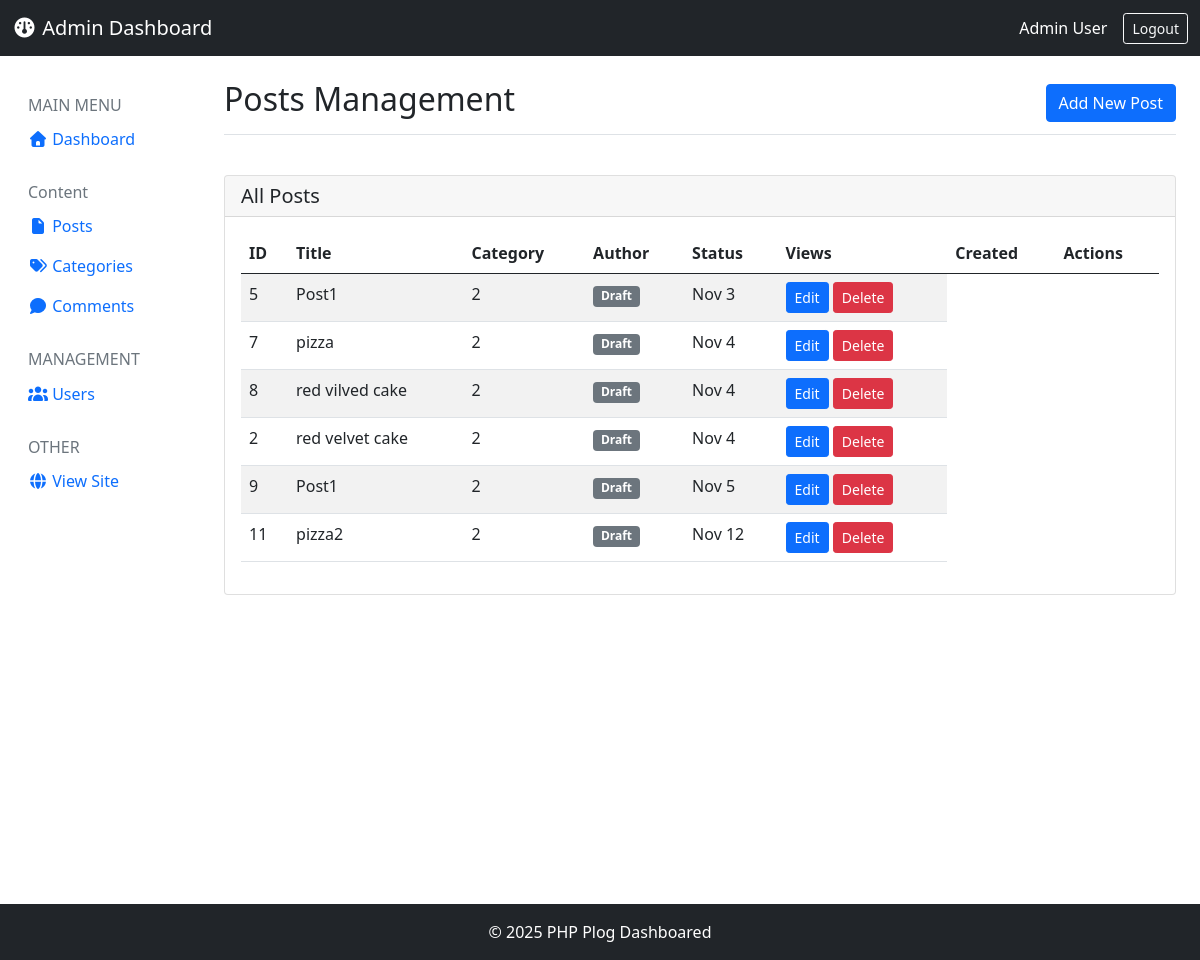
/posts.php, run on the app's committed database.
### tables this page shows
CREATE TABLE `posts` (
  `id` int(11) NOT NULL,
  `title` varchar(200) NOT NULL,
  `content` text NOT NULL,
  `image` varchar(255) DEFAULT NULL,
  `category_id` int(11) NOT NULL,
  `views` int(11) DEFAULT 0,
  `status` enum('draft','puplished') DEFAULT 'draft',
  `created_at` timestamp NOT NULL DEFAULT current_timestamp(),
  `updated_at` timestamp NOT NULL DEFAULT current_timestamp() ON UPDATE current_timestamp(),
  `user_id` int(11) DEFAULT NULL
);

### posts.php (the view, shortened to what this page needs)
<?php
require_once("../config.php");
include("./includes/header.php");
include("./includes/sidebar.php");
$stmt = $pdo->query("SELECT * FROM posts ORDER BY created_at ASC");
$posts = $stmt->fetchAll();
?>
<main class="col-md-9 ms-sm-auto col-lg-10 px-md-4">
    <div class="py-4">
        <div class="d-flex justify-content-between flex-wrap flex-md-nowrap
align-items-center pb-2 mb-3 border-bottom">
            <h1 class="h2"> <i class="bi bi-file-text"></i> Posts Management </h1>
            <a href="addpost.php" class="btn btn-primary">
                <i class="bi bi-plus-circle"></i> Add New Post
            </a>
        </div>
    </div>
    <div class="card">
        <div class="card-header">
            <h5 class="card-title mb-0">All Posts</h5>
        </div>
        <div class="card-body">
            <div class="table-responsive">
                <table class="table table-striped table-hover">
                    <thead>
                        <tr>
                            <th>ID</th>
                            <th>Title</th>
                            <th>Category</th>
                            <th>Author</th>
                            <th>Status</th>
                            <th>Views</th>
                            <th>Created</th>
                            <th>Actions</th>
                        </tr>
                    </thead>
                    <tbody>
                        <?php foreach ($posts as $post): ?>
                        <tr>
                            <td><?php echo $post['id']; ?></td>
                            <td><?php echo $post['title']; ?></td>
                            <td><?php echo $post['category_id']; ?></td>
                            <td>
                                <?php if ($post['status'] == 'published'): ?>
                                <span class="badge bg-success">Published</span>
                                <?php else: ?>
                                <span class="badge bg-secondary">Draft</span>
                                <?php endif; ?>
                            </td>
                            <td><?php echo date('M j',strtotime($post['created_at'])); ?></td>
                            <td>
                                <a href="editpost.php?id=<?php echo $post['id']; ?>" class="btn
btn-sm btn-primary">
                                    Edit </a>
                                <a href="posts.php?del_id=<?php echo $post['id']; ?>" class="btn btn-sm
btn-danger" onclick="return confirm('Delete?')"> Delete </a>
                            </td>
                        </tr>
                        <?php endforeach; ?>
                    </tbody>
                </table>
            </div>
        </div>
    </div>
</main>
<?php
include("./includes/footer.php")
?>

### header.php (shortened to what this page needs)
<!DOCTYPE html>
<html lang="en">
<head>
    <link rel="stylesheet" href="../assets/css/bootstrap.min.css">
    <link rel="stylesheet" href="https://cdnjs.cloudflare.com/ajax/libs/font-awesome/7.0.1/css/all.min.css"
 />
</head>
<body>
    <nav class="navbar navbar-dark bg-dark">
        <div class="container-fluid">
            <a class="navbar-brand" href="index.php">
                <i class="fa-solid fa-gauge"></i> Admin Dashboard
            </a>
            <div class="d-flex align-items-center text-white">
                <span class="me-3">
                    <i class="bi bi-person-circle"></i> Admin User
                </span>
                <a href="../auth/logout.php" class="btn btn-outline-light btn-sm">
                    <i class="bi bi-box-arrow-right"></i> Logout
                </a>
            </div>
        </div>
    </nav>
    <div class="container-fluid">
        <div class="row">

### sidebar.php
<nav class="col-md-3 col-lg-2 d-md-block bg-white sidebar border-
end min-vh-100">
    <div class="position-sticky pt-3">
        <h6 class="sidebar-heading px-3 mt-4 mb-1 text-muted text-uppercase">
            <span>Main Menu</span>
        </h6>
        <ul class="nav flex-column mb-2">
            <li class="nav-item">
                <a class="nav-link active" href="index.php">
                    <i class="fa-solid fa-house"></i>
                    Dashboard
                </a>
            </li>
        </ul>
        <h6 class="sidebar-heading px-3 mt-4 mb-1 text-muted text-
uppercase">
            <span>Content</span>
        </h6>
        <ul class="nav flex-column mb-2">
            <li class="nav-item">
                <a class="nav-link" href="posts.php">
                    <i class="fa-solid fa-file"></i>
                    Posts
                </a>
            </li>
            <li class="nav-item">
                <a class="nav-link" href="categories.php">
                    <i class="fa-solid fa-tags"></i>
                    Categories
                </a>
            </li>
            <li class="nav-item">
                <a class="nav-link" href="comments.php">
                    <i class="fa-solid fa-comment"></i>
                    Comments
                </a>
            </li>
        </ul>
        <h6 class="sidebar-heading px-3 mt-4 mb-1 text-muted text-uppercase">
            <span>Management</span>
        </h6>
        <ul class="nav flex-column mb-2">
            <li class="nav-item">
                <a class="nav-link" href="users/index.php">
                    <i class="fa-solid fa-users"></i>
                    Users
                </a>
            </li>
        </ul>
        <h6 class="sidebar-heading px-3 mt-4 mb-1 text-muted text-uppercase">
            <span>Other</span>
        </h6>
        <ul class="nav flex-column mb-2">
            <li class="nav-item">
                <a class="nav-link" href="../index.php" target="_blank">
                    <i class="fa-solid fa-globe"></i>
                    View Site
                </a>
            </li>
        </ul>
    </div>
</nav>

### footer.php (shortened to what this page needs)
</div>
    </div>
    <footer class="bg-dark text-white text-center py-3 mt-5">
        <p class="mb-0">&copy; 2025 PHP Plog Dashboared</p>
    </footer>
</body>
</html>

### data on the page
posts: id "5", title "Post1", category "2", status "Draft", created_at "Nov 3"
posts: id "7", title "pizza", category "2", status "Draft", created_at "Nov 4"
posts: id "8", title "red vilved cake", category "2", status "Draft", created_at "Nov 4"
posts: id "2", title "red velvet cake", category "2", status "Draft", created_at "Nov 4"
posts: id "9", title "Post1", category "2", status "Draft", created_at "Nov 5"
posts: id "11", title "pizza2", category "2", status "Draft", created_at "Nov 12"
